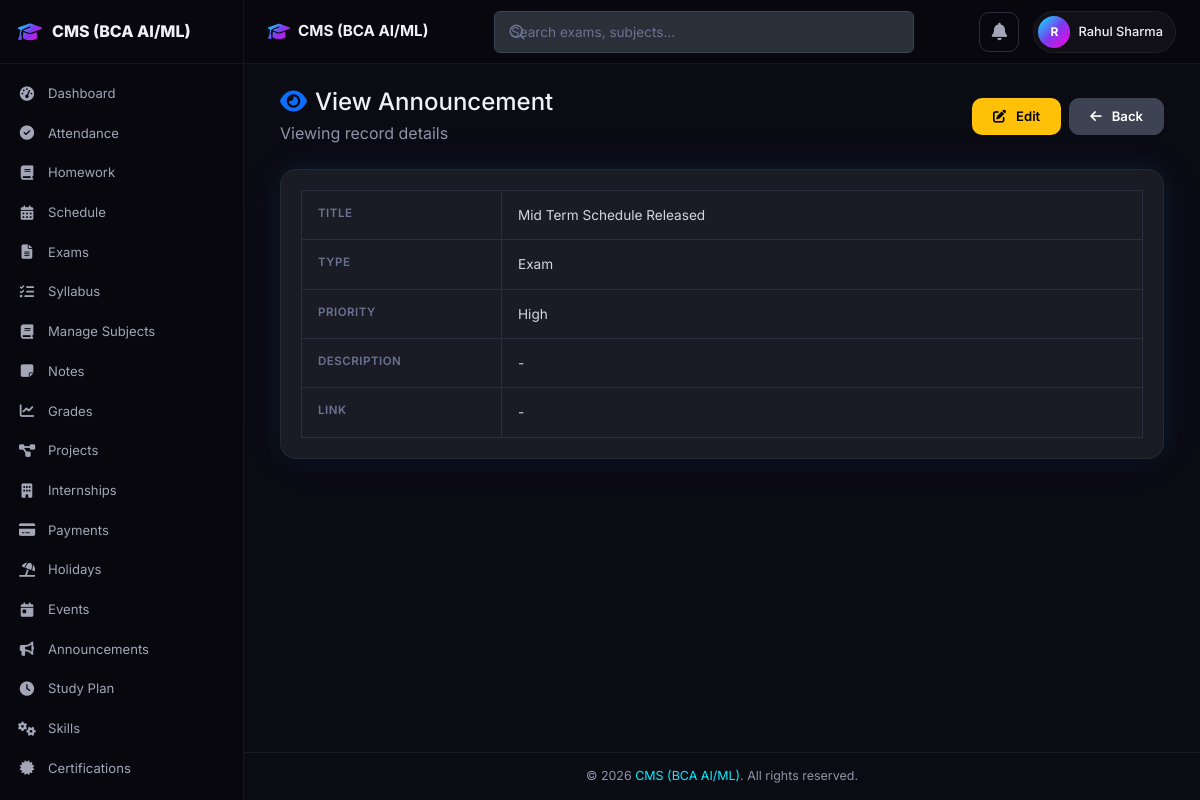
The app's page /view.php?type=announcement&id=1 (signed in) with its own data.
### tables this page shows
CREATE TABLE IF NOT EXISTS announcements (
    id INT AUTO_INCREMENT PRIMARY KEY,
    user_id INT NOT NULL,
    title VARCHAR(200) NOT NULL,
    message TEXT NOT NULL,
    type ENUM('Homework', 'Exam', 'Holiday', 'Event', 'General') DEFAULT 'General',
    priority ENUM('High', 'Medium', 'Low') DEFAULT 'Medium',
    is_read TINYINT(1) DEFAULT 0,
    created_at TIMESTAMP DEFAULT CURRENT_TIMESTAMP,
    FOREIGN KEY (user_id) REFERENCES users(id) ON DELETE CASCADE,
    INDEX idx_announcements_user (user_id),
    INDEX idx_announcements_type (type)
);

### includes/functions.php (called while the page is built, shortened)
<?php
function sanitize($data) {
    return htmlspecialchars(strip_tags(trim($data)));
}

### view.php (the view, shortened to what this page needs)
<?php
require_once 'config/db_connection.php';
require_once 'includes/functions.php';
$type = isset($_GET['type']) ? sanitize($_GET['type']) : '';
$id = isset($_GET['id']) ? (int)$_GET['id'] : 0;
$allowed = [
    'attendance'    => ['table' => 'attendance',    'redirect' => 'attendance.php'],
    'holiday'       => ['table' => 'holidays',       'redirect' => 'holiday.php'],
    'homework'      => ['table' => 'homework',       'redirect' => 'homework.php'],
    'payment'       => ['table' => 'payments',       'redirect' => 'payment.php'],
    'exam'          => ['table' => 'exams',          'redirect' => 'exam.php'],
    'schedule'      => ['table' => 'schedule',       'redirect' => 'schedule.php'],
    'grade'         => ['table' => 'grades',         'redirect' => 'grades.php'],
    'note'          => ['table' => 'notes',          'redirect' => 'notes.php'],
    'project'       => ['table' => 'projects',       'redirect' => 'projects.php'],
    'internship'    => ['table' => 'internships',    'redirect' => 'internship.php'],
    'resource'      => ['table' => 'resources',      'redirect' => 'resources.php'],
    'book'          => ['table' => 'books',          'redirect' => 'library.php'],
    'lab'           => ['table' => 'labs',           'redirect' => 'lab.php'],
    'assignment'    => ['table' => 'assignments',    'redirect' => 'assignment.php'],
    'presentation'  => ['table' => 'presentations',  'redirect' => 'presentation.php'],
    'exam_prep'     => ['table' => 'exam_prep',      'redirect' => 'exam_prep.php'],
    'circular'      => ['table' => 'circulars',      'redirect' => 'circular.php'],
    'announcement'  => ['table' => 'announcements',  'redirect' => 'announcement.php'],
    'event'         => ['table' => 'events',         'redirect' => 'event.php'],
    'syllabus'      => ['table' => 'syllabus',       'redirect' => 'syllabus.php'],
    'study_plan'    => ['table' => 'study_plans',    'redirect' => 'study_plan.php'],
    'skill'         => ['table' => 'skills',         'redirect' => 'skills.php'],
    'certification' => ['table' => 'certifications', 'redirect' => 'certifications.php'],
    'job'           => ['table' => 'jobs',           'redirect' => 'jobs.php'],
    'group'         => ['table' => 'groups',         'redirect' => 'group.php'],
];
$table = $allowed[$type]['table'];
$redirect = $allowed[$type]['redirect'];
$stmt = $pdo->prepare("SELECT * FROM $table WHERE id = ?");
$stmt->execute([$id]);
$record = $stmt->fetch(PDO::FETCH_ASSOC);
$labels = $fieldLabels[$type] ?? [];
$pageTitle = 'View ' . ucfirst(str_replace('_', ' ', $type));
include 'includes/header.php';
include 'includes/navbar.php';
include 'includes/sidebar.php';
?>
<div class="app-content">
    <div class="container-fluid">
        <div class="d-flex justify-content-between align-items-center mb-4">
            <div>
                <h4 class="mb-1"><i class="fas fa-eye me-2 text-primary"></i><?= $pageTitle ?></h4>
                <p class="text-muted mb-0">Viewing record details</p>
            </div>
            <div class="d-flex gap-2">
                <a href="edit_<?= $type ?>.php?id=<?= $id ?>" class="btn btn-warning">
                    <i class="fas fa-edit me-1"></i>Edit
                </a>
                <a href="<?= $redirect ?>" class="btn btn-secondary">
                    <i class="fas fa-arrow-left me-1"></i>Back
                </a>
            </div>
        </div>
        <div class="card">
            <div class="card-body">
                <div class="table-responsive">
                    <table class="table table-bordered">
                        <tbody>
                            <?php foreach ($labels as $field => $label):
                                $value = $record[$field] ?? '';
                            ?>
                            <tr>
                                <th style="width: 200px;" class="bg-light"><?= htmlspecialchars($label) ?></th>
                                <td>
                                    <?php if ($field === 'semester' && $value): ?>
                                        Semester <?= (int)$value ?>
                                    <?php elseif (in_array($field, ['link', 'job_link']) && !empty($value)): ?>
                                        <a href="<?= htmlspecialchars($value) ?>" target="_blank" class="btn btn-sm btn-outline-info">
                                            <i class="fas fa-external-link-alt me-1"></i>Open Link
                                        </a>
                                    <?php elseif (in_array($field, ['amount', 'salary']) && $value): ?>
                                        ₹<?= number_format((float)$value, 2) ?>
                                    <?php elseif (in_array($field, ['marks_obtained', 'total_marks']) && $value !== ''): ?>
                                        <?= (float)$value ?>
                                    <?php elseif (in_array($field, ['created_at', 'updated_at', 'date', 'due_date', 'payment_date', 'start_date', 'end_date', 'member_since', 'date_completed']) && !empty($value) && $value !== '0000-00-00'): ?>
                                        <?= formatDate($value) ?>
                                    <?php elseif ($field === 'time' && !empty($value)): ?>
                                        <?= date('h:i A', strtotime($value)) ?>
                                    <?php elseif (in_array($field, ['description', 'remarks', 'message']) && !empty($value)): ?>
                                        <div style="white-space: pre-wrap;"><?= nl2br(htmlspecialchars($value)) ?></div>
                                    <?php elseif (is_numeric($value) && in_array($field, ['progress'])): ?>
                                        <?= (int)$value ?>%
                                    <?php elseif ($value === '0' || $value === 0 || $value === '' || $value === null): ?>
                                        -
                                    <?php else: ?>
                                        <?= htmlspecialchars($value) ?>
                                    <?php endif; ?>
                                </td>
                            </tr>
                            <?php endforeach; ?>
                        </tbody>
                    </table>
                </div>
            </div>
        </div>
    </div>
</div>
<?php include 'includes/footer.php'; ?>

### css/style.css (style rules this page uses)
*, *::before, *::after { box-sizing: border-box; margin: 0; padding: 0; }
html { scroll-behavior: smooth; }
:root { --bg-deep: #07070d; --bg-primary: #0b0b14; --bg-secondary: #0f0f1a; --bg-card: rgba(255,255,255,0.03); --bg-card-hover: rgba(255,255,255,0.06); --bg-glass: rgba(255,255,255,0.04); --bg-glass-strong: rgba(255,255,255,0.08); --bg-elevated: rgba(255,255,255,0.02); --text-primary: #f0f0f5; --text-secondary: #a3a6b7; --text-muted: #8f94a8; --text-inverse: #07070d; --accent-cyan: #00f0ff; --accent-violet: #7c3aed; --accent-magenta: #ff00e5; --accent-blue: #3b82f6; --accent-gradient: linear-gradient(135deg, #00f0ff, #7c3aed, #ff00e5); --accent-gradient-1: linear-gradient(135deg, #00f0ff, #7c3aed); --accent-gradient-2: linear-gradient(135deg, #7c3aed, #ff00e5); --accent-1: #00f0ff; --accent-2: #7c3aed; --accent-3: #ff00e5; --success: #10b981; --success-glow: rgba(16,185,129,0.35); --danger: #ef4444; --danger-glow: rgba(239,68,68,0.35); --warning: #f59e0b; --warning-glow: rgba(245,158,11,0.35); --info: #3b82f6; --info-glow: rgba(59,130,246,0.35); --border: rgba(255,255,255,0.06); --border-light: rgba(255,255,255,0.10); --border-accent: rgba(0,240,255,0.20); --border-cyan: rgba(0,240,255,0.25); --sidebar-width: 244px; --navbar-height: 64px; --radius-sm: 6px; --radius: 10px; --radius-md: 12px; --radius-lg: 16px; --radius-xl: 20px; --radius-2xl: 24px; --radius-full: 9999px; --shadow-xs: 0 1px 2px rgba(0,0,0,0.3); --shadow-sm: 0 2px 8px rgba(0,0,0,0.25); --shadow: 0 4px 16px rgba(0,0,0,0.3); --shadow-md: 0 8px 32px rgba(0,0,0,0.35); --shadow-lg: 0 16px 48px rgba(0,0,0,0.4); --shadow-glow-cyan: 0 0 20px rgba(0,240,255,0.12), 0 0 40px rgba(0,240,255,0.06); --shadow-glow-violet: 0 0 20px rgba(124,58,237,0.12), 0 0 40px rgba(124,58,237,0.06); --shadow-glow-magenta: 0 0 20px rgba(255,0,229,0.12); --shadow-glow-accent: 0 0 24px rgba(0,240,255,0.10), 0 0 48px rgba(124,58,237,0.06); --glass-bg: rgba(255,255,255,0.04); --glass-border: rgba(255,255,255,0.08); --glass-blur: 16px; --glass-saturate: 180%; --transition: 0.25s cubic-bezier(0.4, 0, 0.2, 1); --transition-slow: 0.4s cubic-bezier(0.16, 1, 0.3, 1); --transition-bounce: 0.4s cubic-bezier(0.34, 1.56, 0.64, 1); --font: 'Inter', -apple-system, BlinkMacSystemFont, 'Segoe UI', sans-serif; --font-mono: 'JetBrains Mono', 'Fira Code', monospace; --bs-body-bg: var(--bg-primary); --bs-body-color: var(--text-primary); --bs-emphasis-color: var(--text-primary); --bs-card-color: var(--text-primary); --bs-table-bg: transparent; --bs-table-color: var(--text-secondary); --bs-border-color: var(--border); --bs-link-color: var(--accent-1); }
body { font-family: var(--font); background: var(--bg-primary); color: var(--text-primary); margin: 0; overflow-x: hidden; -webkit-font-smoothing: antialiased; }
a { color: var(--accent-1); text-decoration: none; }
.app-content { grid-column: 2; grid-row: 2; padding: 24px; min-width: 0; }
.card { background: var(--bg-card); backdrop-filter: blur(20px) saturate(180%); -webkit-backdrop-filter: blur(20px) saturate(180%); border: 1px solid var(--border); border-radius: var(--radius-lg); box-shadow: var(--shadow), var(--shadow-glow-accent); transition: all var(--transition-slow); position: relative; overflow: hidden; }
.card-body { padding: 20px; }
.btn { display: inline-flex; align-items: center; justify-content: center; gap: 6px; padding: 8px 20px; font-family: var(--font); font-size: 0.82rem; font-weight: 600; border-radius: var(--radius); border: 1px solid var(--border); transition: all var(--transition); cursor: pointer; line-height: 1.4; white-space: nowrap; text-decoration: none; }
.table { width: 100%; border-collapse: collapse; margin-bottom: 0; }
.table th { padding: 14px 16px; text-align: left; font-size: 0.72rem; font-weight: 600; color: var(--text-secondary); text-transform: uppercase; letter-spacing: 0.5px; border-bottom: 1px solid var(--border); white-space: nowrap; }
.table td { padding: 14px 16px; font-size: 0.85rem; color: var(--text-secondary); border-bottom: 1px solid var(--border); vertical-align: middle; }
.table-responsive { overflow-x: auto; -webkit-overflow-scrolling: touch; }

### records on screen
announcements: title "Mid Term Schedule Released", type "Exam", priority "High"

### other values on screen
SITE_NAME "CMS (BCA AI/ML)"
substr($_SESSION['user_name'] ?? 'U', 0, 1) "R"
$_SESSION['user_name'] "Rahul Sharma"
$pageTitle "View Announcement"
$label "TITLE"
$label "TYPE"
$label "PRIORITY"
$label "DESCRIPTION"
$label "LINK"
